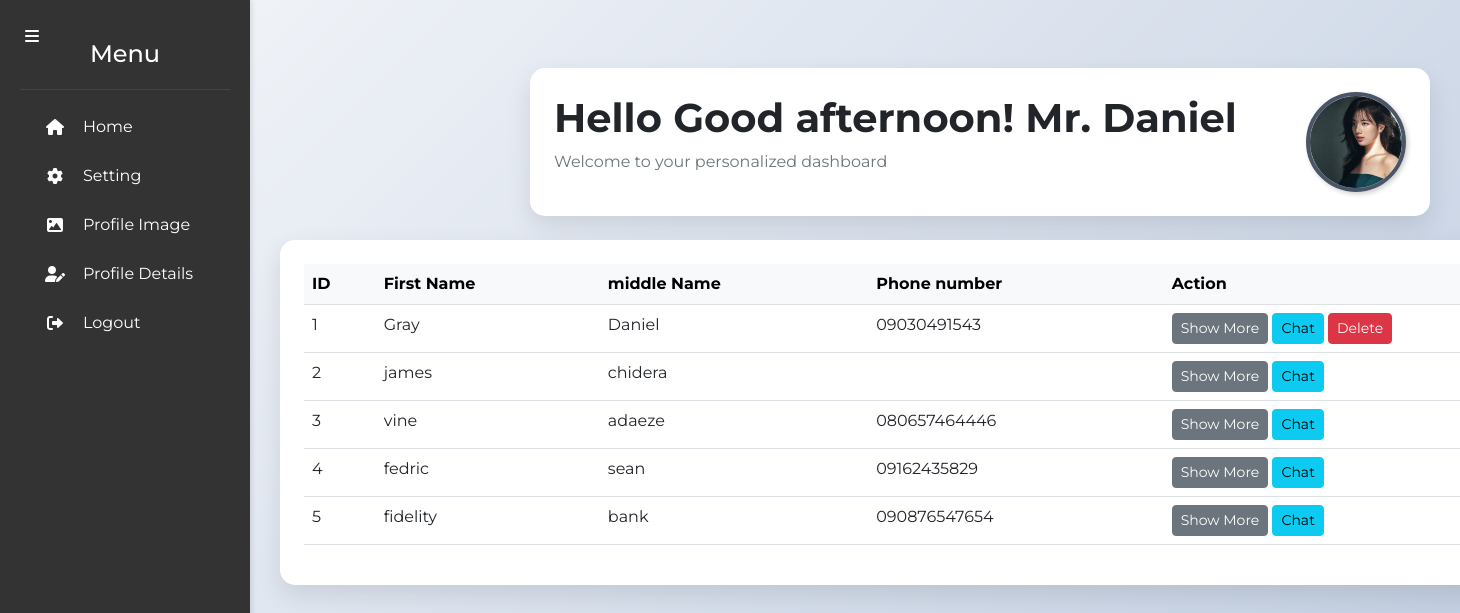
The app's page /dashboard.php (signed in) with its own data.
### tables this page shows
CREATE TABLE `client` (
  `id` int(12) NOT NULL,
  `firstname` varchar(255) NOT NULL,
  `middlename` varchar(255) NOT NULL,
  `lastname` varchar(255) NOT NULL,
  `email` varchar(255) NOT NULL,
  `profileImage` varchar(255) DEFAULT NULL,
  `gender` varchar(255) NOT NULL,
  `password` varchar(255) NOT NULL,
  `occupation` varchar(255) DEFAULT NULL,
  `phone` varchar(255) NOT NULL,
  `Undergraduatelevels` varchar(255) DEFAULT NULL,
  `Undergraduatefields` varchar(255) DEFAULT NULL,
  `Graduatelevels` varchar(255) DEFAULT NULL,
  `Graduatefields` varchar(255) DEFAULT NULL,
  `Artisancraft` varchar(255) DEFAULT NULL,
  `tradersgoods` varchar(255) DEFAULT NULL,
  `date` varchar(255) NOT NULL
);

### controller/controller.php (called while the page is built, shortened)
<?php
class Classpro{
 private $localhost ="";
   private $username = "u358572477_imwkot";
   private  $password = ".0gvXy=R7U";
   private $dbname = "u358572477_imwkot";
   private  $user = "client";
public function  dbconnect() {
    $link = mysqli_connect($this->localhost, $this->username, $this->password, $this->dbname);
if (mysqli_select_db($link, $this->dbname)){
        return $link;
    } else {
        print 'Not connected' . mysqli_connect_error();
    }
}
public function sql_query($sql){
    $link = $this->dbconnect();
    $query = mysqli_query($link, $sql);
    if ($query){
        return $query;
    } else {
        print 'Database error'."---". mysqli_error( $link);
    }
}
public function getUserData($value){
    $sql = $this->sql_query(" SELECT * FROM $this->user WHERE `phone` = '" .$_SESSION['logged_in']."'  ");
     $row = mysqli_fetch_assoc($sql);
  return $row[$value];
  }
}
$call = new Classpro;

### dashboard.php (the view, shortened to what this page needs)
<?php
require_once("controller/controller.php");
$call->checkUserLoggedIn();
function htime() {
    $time = date("H:i:s");
    $timeArray = explode(":", $time);
    if ($timeArray[0] < 12) {
        return "morning";
    } elseif ($timeArray[0] < 18) {
        return "afternoon";
    } else {
        return "evening";
    }
}
$greeting = "";
switch (htime()) {
    case "afternoon":
        $greeting = "Good afternoon!";
        break;
}
if($call->getUserData('gender') == 'male') {
    $title = "Mr.";
} elseif ($call->getUserData('gender') == 'female'){
    $title = "Mrs.";
} else {
    $title = "You";
}
$sort = isset($_GET['sort']) ? $_GET['sort'] : 'id';
$order = isset($_GET['order']) ? $_GET['order'] : 'ASC';
$sql = $call->sql_query("SELECT * FROM $user ORDER BY $sort $order");
?>
<!DOCTYPE html>
<html lang="en">
<head>
    <link href="https://cdn.jsdelivr.net/npm/bootstrap@5.2.3/dist/css/bootstrap.min.css" rel="stylesheet">
    <link href="https://cdnjs.cloudflare.com/ajax/libs/font-awesome/6.0.0/css/all.min.css" rel="stylesheet">
</head>
<body>
<button id="sidebarToggle" class="sidebar-toggle">
    <i class="fas fa-bars"></i>
</button>
<aside class="sidebar" id="sidebar">
    <div class="sidebar-header">
        <h4 class="text-white mb-0">Menu</h4>
    </div>
    <nav class="sidebar-nav">
        <a href="dashboard.php" class="nav-link">
            <i class="fas fa-home me-2"></i>
            <span>Home</span>
        </a>
        <a href="setting.php" class="nav-link">
            <i class="fas fa-cog me-2"></i>
            <span>Setting</span>
        </a>
        <a href="proimage.php" class="nav-link">
            <i class="fas fa-image me-2"></i>
            <span>Profile Image</span>
        </a>
        <a href="editprofile.php" class="nav-link">
            <i class="fas fa-user-edit me-2"></i>
            <span>Profile Details</span>
        </a>
        <a href="logout.php" class="nav-link">
            <i class="fas fa-sign-out-alt me-2"></i>
            <span>Logout</span>
        </a>
    </nav>
</aside>
    <div class="main-content container-fluid py-5" id="mainContent">
        <div class="dashboard-card menux p-4 mb-4">
            <div class="d-flex justify-content-between align-items-center">
                <div>
                    <h2 class="display-6 fw-bold text-dark">
                        Hello <?php echo $greeting; ?> <?php echo $title ?> <?php echo $call->getUserData('middlename') ?>
                    </h2>
                    <p class="text-muted">Welcome to your personalized dashboard</p>
                </div>
                <div class="dropdown">
                <img
        src="uploads/<?php $call->getUserData('profileImage') ? print $call->getUserData('profileImage') : print 'userAvater.jpg'; ?>"
        alt="Profile"
        class="profile-image rounded-circle"
        width="100px"
        height="100px"
        data-bs-toggle="dropdown"
    >
                </div>
            </div>
        </div>
        <div class="dashboard-card p-4">
    <div class="table-responsive">
        <table class="table table-hover">
            <thead class="table-light">
                <tr>
                    <th>ID</th>
                    <th>First Name</th>
                    <th>middle Name</th>
                    <th>Phone number</th>
                    <th>Action</th>
                </tr>
            </thead>
            <tbody>
                <?php
                if (mysqli_num_rows($sql) > 0) {
                    $i = 1;
                    while ($row = mysqli_fetch_assoc($sql)) {
                ?>
                    <tr>
                        <td><?php echo $i; ?></td>
                        <td><?php echo htmlspecialchars($row['firstname']); ?></td>
                        <td><?php echo htmlspecialchars($row['middlename']); ?></td>
                        <td><?php echo htmlspecialchars($row['phone']); ?></td>
                        <td>
    <button class="btn btn-secondary btn-sm" data-bs-toggle="modal" data-bs-target="#userModal<?php echo $i; ?>">
        Show More
    </button>
    <a href="chat.php?receiver_id=<?php echo $row['id']; ?>" class="btn btn-info btn-sm">Chat</a>
    <?php if ($row['phone'] === $_SESSION['logged_in']): ?>
        <a href="dashboard.php?delid=<?php echo $row['id']; ?>" class="btn btn-danger btn-sm">Delete</a>
    <?php endif; ?>
</td>
                    </tr>
                <?php
                    $i++;
                    }
                } else {
                    echo "<tr><td colspan='5' class='text-center text-muted'>No users found</td></tr>";
                }
                ?>
            </tbody>
        </table>
    </div>
</div>
</div>
</body>
</html>

### dashboard.php (style rules this page uses)
body { font-family: 'Montserrat', sans-serif; background: linear-gradient(135deg, #f5f7fa 0%, #c3cfe2 100%); }
.sidebar { height: 100vh; position: fixed; top: 0; left: 0; background-color: #333; color: white; width: 250px; padding: 20px; transition: all 0.3s; z-index: 1000; }
.main-content { margin-left: 250px; transition: all 0.3s; }
.sidebar-toggle { position: fixed; top: 15px; left: 15px; z-index: 1100; background: #333; color: white; border: none; padding: 10px; border-radius: 5px; cursor: pointer; transition: background-color 0.3s; }
.dashboard-card { background: white; box-shadow: 0 10px 25px rgba(0,0,0,0.1); border-radius: 15px; padding: 20px; margin: 20px auto; max-width: 1400px; }
.menux { max-width: 900px !important; }
.profile-image { border: 4px solid #4a5568; transition: all 0.3s ease; object-fit: cover; box-shadow: 2px 2px 5px rgba(0, 0, 0, 0.2); }
.sidebar { width: 250px; background-color: #333; color: white; height: 100vh; position: fixed; left: 0; top: 0; transition: transform 0.3s ease; z-index: 1000; box-shadow: 2px 0 5px rgba(0, 0, 0, 0.1); }
.sidebar-header { padding: 20px; border-bottom: 1px solid #444; text-align: center; }
.sidebar-nav { padding: 10px; }
.nav-link { display: flex; align-items: center; color: white; text-decoration: none; padding: 10px 15px; margin: 5px 0; border-radius: 5px; transition: background-color 0.3s, color 0.3s; }
.nav-link i { width: 20px; text-align: center; }
.nav-link span { margin-left: 10px; }

### records on screen
client: gender "Mr.", middlename "Daniel", profileImage (picture), firstname "Gray", phone "09030491543"
client: firstname "james", middlename "chidera"
client: firstname "vine", middlename "adaeze", phone "080657464446"
client: firstname "fedric", middlename "sean", phone "09162435829"
client: firstname "fidelity", middlename "bank", phone "090876547654"

### other values on screen
$greeting "Good afternoon!"
